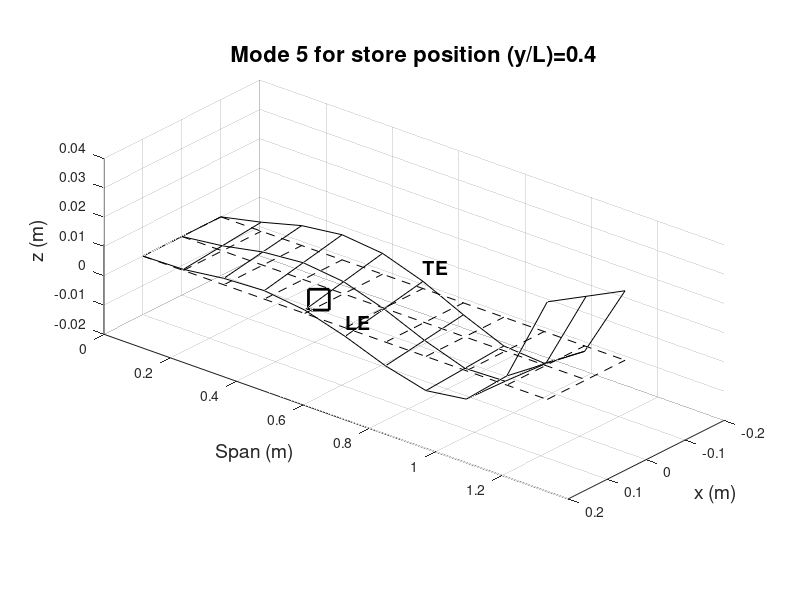
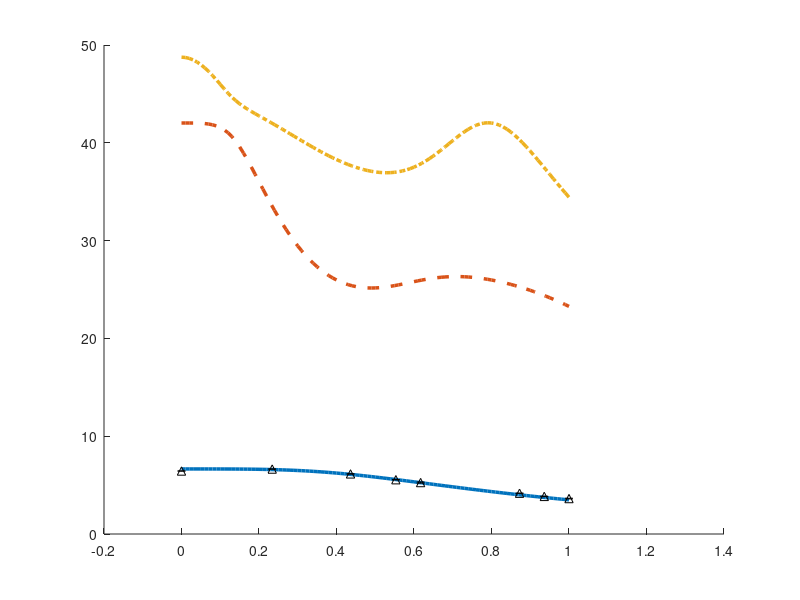

The MATLAB source for these figures, in order: (Note: this script raises an error after producing the figures.)
clc
clear

%%
% wing parameters
mw = 1.5818 ;                   % mass of the wing
c = 0.2032 ;                    % chord length 
b = c/2 ;                       % half chord
L = 1.2192 ;                    % length of the wing
EA = 0.437*c ;                  % position of elastic axis
IA = 0.454*c ;                  % position of inertial axis
x_b = IA-EA ;                   % 
EI = 404.76 ;                   % flexural rigidity of wing (Nm^2)
GJ = 199.076 ;                  % torsional rigidity of wing (Nm^2/rad)
mbar = mw/L ;                   % mass per unit length of wing (kg/m)
Iwing = 4.349e-3/L ;            % wing pitch moment of inertia (kg m^2/m)
rho = mbar/(pi*b*b*32.6) ;      

% parameters for wing store 4 
ms = 0.636*mw ;                    % store 4 mass, kg
xs = 0.625 ;                       % position of store ahead of Elastic Axis, m
Is = 1.91*Iwing*L ;                % pitch inertia of store about centre , kg m^2
x = xs*b ;

% store position at 100 points along span
 for int_pos = 1:1:101
    Ls = (int_pos-1).*(L/100) ;
    % calculate Delta, Deltas, B, C, D and T matrices.
    % setup functions for bending, 3 bending and 2 torsion modes
    y_L = 0:0.01:1 ;
    N = 3 ;                                                      % assume as a first test the bending 
    M = 2 ;                                                      % and torsion modes

    for i=1:N
        psi_i = (y_L).^(i+1) ;                                      % ith bending function for wing
        psi_i_store = (Ls/L).^(i+1) ;                               % ith bending funtion for store
        psi_i_double = ((i*(i+1))/L.^2).*((y_L).^(i-1)) ;           % ith bending function second derivative (psi'')
        for j = 1:N
           psi_j = (y_L).^(j+1) ;                                   % jth bedning function of wing
           psi_j_store = (Ls/L).^(j+1) ;                            % jth bending mode of store
           psi_j_double = ((j*(j+1))/L.^2).*((y_L).^(j-1)) ;        % jth wing bending function second derivative (psi'') 
           % Del, Dels and B matrices
           Del(i,j) = (L-0)*trapz(y_L,psi_i.*psi_j) ;              % Delta for wing
           Dels(i,j) = psi_i_store.*psi_j_store ;                  % Delta for store
           B(i,j) = (L-0)*trapz(y_L,psi_i_double.*psi_j_double) ;  % 
        end
    end
    % setup i and j torsion for wing and store, 2 torsion modes
    for i=1:M
        phi_i = (y_L).^i ;                                          % ith torsional function for wing
        phi_i_store = (Ls/L).^i ;                                   % ith torsional function for store
        phi_i_single = ((i)/(L)).*((y_L).^(i-1)) ;                  % ith torsional function first derivative (phi')
        for j = 1:M
            phi_j = (y_L).^j ;                                          % jth torsional function for wing 
            phi_j_store = (Ls/L).^j ;                                   % jth torsional function for store
            phi_j_single = ((j)/(L)).*((y_L).^(j-1)) ;                  % jth torsional function first derivative (phi')
            % D, D_store and T matrices
            D(i,j) = (L-0)*trapz(y_L, phi_i.*phi_j) ;                       % D matrix for wing
            D_s(i,j) = phi_i_store.*phi_j_store ;                           % D matrix for store
            T(i,j) = (L-0)*trapz(y_L, phi_i_single.*phi_j_single) ;         % T matrix
        end
    end
    % Define functions for i bending and j torsion to determine C matrix
    for i=1:N
        psi_i = (y_L).^(i+1) ;                                      % ith bending function for wing
        psi_i_store = (Ls/L).^(i+1) ;                               % ith bending funtion for store
        psi_i_double = ((i*(i+1))/L.^2).*((y_L).^(i-1)) ;           % ith bending function second derivative (psi'')
        for j = 1:M
            phi_j = (y_L).^j ;                                      % jth torsional function for wing
            phi_j_store = (Ls/L).^j ;                               % jth torsional function for store 
            phi_j_single = ((j)/(L)).*((y_L).^(j-1)) ;              % jth torsional function first derivative (phi')
            % C and C_store matrices
            C(i,j) = (L-0)*trapz(y_L, psi_i.*phi_j) ;
            C_s(i,j) = psi_i_store.*phi_j_store ;
        end
    end

% Expressions for wing and store mass matrix
Mwing = [   mbar*Del,   -mbar*x_b*C   ;
         -mbar*x_b*(C'),  Iwing*D   ] ;

Mstore = [    ms*Dels,     ms*xs*b*C_s   ; 
           ms*xs*b*(C_s'),   Is*D_s   ]   ;

%Determince expression for the stiffness matrix, unaffected by the addition of a store
K = [    EI*B,      zeros(N,M)  ;
     (zeros(N,M))',    GJ*T   ] ;

% Total mass matrix achieved by combining the mass matrices of store and wing
    Mt = Mwing + Mstore ;

% Determine natural frequencies
    [V,Lambda] = eig(K,Mt) ;
    
    % We only want to save the eigenvectors at 11 specific points along the span.
    if int_pos == 1
        Vout(:,:,1) = V ;                   % Save the Ls = 0 (clean wing) case as index 1
        
    elseif mod(int_pos-1, 10) == 0
        store_idx = (int_pos-1)/10 + 1 ;    % For int_pos 11, 21, 31... calculate the corresponding index (2 through 11)
        Vout(:,:,store_idx) = V ;           % Save the 5x5 eigenvector matrix into the 3D Vout array
    end

    omega = sqrt(diag(Lambda)) ;            % rad/s frequency
    f(:,int_pos) = omega/(2*pi) ;           % transforms the Frequency from radians to Hz
end
    % Data from NACA TN1594 for plotting
  
    %Deflection and twist of the elastic axis create 11 store positions along span
    y_L=0:0.1:1;
    % select mode
    mode = 5 ;
    % select store position
    store_pos = 5 ;
    EA_z = zeros(1,length(y_L)) ;
    theta_EA = zeros(1,length(y_L)) ;
    % Determine the amount of bending
    for j = 1:N
        a = 0.01*Vout(j,mode,store_pos) ;
        psi_j = (y_L).^(j+1) ;
        EA_z = EA_z + psi_j*a ;
    end
    % Determine the amount of twist
    for j = N+1:(M+N)
        b = 0.01*Vout(j,mode,store_pos) ;
        phi_j = (y_L).^(j-N) ;
        theta_EA = theta_EA+(phi_j*b)*(180/pi) ;
    end

% Geometry --------------------------------------------------------------------------------------------------------------

    % Determine leading edge and trailing edge x and z coordinates
    Lead_x = 0.1 ;
    Lead_z= 0 ;
    Trail_x = -0.1 ; 
    Trail_z = 0 ;
    Store_x = 0 ;
    Store_z = 0 ;
       
    % Calculate physical span locations
    y_span = L * y_L; 

    % Calculate the deformed coordinates for the whole wing (Using cosd and sind because theta_EA is in degrees)
    x_LE = Lead_x * cosd(theta_EA);
    z_LE = Lead_x * sind(theta_EA) + EA_z;
    
    x_TE = Trail_x * cosd(theta_EA);
    z_TE = Trail_x * sind(theta_EA) + EA_z;
    
    x_EA = zeros(1, length(y_L));
    z_EA = EA_z;

%% Experimental Data

data = [
    0,     0,        6.45, 39.2   47.3    ;
    0,     0,        6.43, 39.2   39.2    ;
    11,    0.234043, 6.64, 30.41, 40      ;
    11,    0.234043, 6.64, 30.15, 40.21   ;
    20.5,  0.43617,  6.14, 35.6,  35.6    ; 
    20.5,  0.43617,  6.15, 35.6,  35.6    ;
    26,    0.553191, 5.56, 33.69, 24.27   ; 
    26,    0.553191, 5.54, 34,    22.91   ;
    29,    0.617021, 5.22, 35.1,  24.74   ;
    29,    0.617021, 5.3,  36.11, 24.63   ;
    41,    0.87234,  4.17, 38.5,  23.9    ;
    41,    0.87234,  4.17, 38.3,  23.9    ;
    44,    0.93617,  3.86, 35.83, 23.59   ;
    44,    0.93617,  3.86, 36,    23.59   ;
    44,    0.93617,  3.83, 35.8,  23.38   ;
    44,    0.93617,  3.8,  25.64, 23.33   ;
    44,    0.93617,  3.84, 35.83, 23.29   ;
    44,    0.93617,  3.87, 36.35, 23.52   ;
    47,    1,        3.65, 34.35, 22.5    ;
    47,    1,        3.68, 34.25, 22.5    ;
    47,    1,        3.59, 33.13, 20.63   ;
    47,    1,        3.62, 33.74, 22.6    ;
    47,    1,        3.59, 33.74, 22.02   ;
    47,    1,        3.61, 34.09, 22.83 ] ;

store_pos_in = data(:, 1);
store_pos_yL = data(:, 2);
exp_B1 = data(:, 3);            % experimental data for first bending 
exp_B2 = data(:, 4);            % experimental data for second bending 
exp_T  = data(:, 5);            % experimental data for torsion

% Find the unique y/L positions
[unique_yL, ~, idx] = unique(store_pos_yL);

% Calculate the Mean for each unique position
mean_B1 = accumarray(idx, exp_B1, [], @mean);
mean_B2 = accumarray(idx, exp_B2, [], @mean);
mean_T  = accumarray(idx, exp_T,  [], @mean);

% Calculate the Standard Deviation (Error) for each unique position
std_B1 = accumarray(idx, exp_B1, [], @std);
std_B2 = accumarray(idx, exp_B2, [], @std);
std_T  = accumarray(idx, exp_T,  [], @std);

%% 3D PLOT --------------------------------------------------------------------------------------------------------------

    figure;
    hold on;
    grid on;
    view(-35, 300) ;                  % Sets the 3D viewing angle to match your reference image
    
    % rigid wing 
    plot3([Lead_x Lead_x], [0 L], [0 0], '--k');                    % Leading Edge
    plot3([Trail_x Trail_x], [0 L], [0 0], '--k');                  % Trailing Edge
    plot3([0 0], [0 L], [0 0], '--k');                              % Elastic Axis
    
    % plot chordwise ribs
    for i = 1:length(y_L)
        plot3([Lead_x, Trail_x], [y_span(i), y_span(i)], [0, 0], '--k');
    end

    % deformed wing 
    plot3(x_LE, y_span, z_LE, '-k'); % Deformed Leading Edge
    plot3(x_TE, y_span, z_TE, '-k'); % Deformed Trailing Edge
    plot3(x_EA, y_span, z_EA, '-k'); % Deformed Elastic Axis
    
    % plot chordwise ribs
    for i = 1:length(y_L)
        plot3([x_LE(i), x_TE(i)], [y_span(i), y_span(i)], [z_LE(i), z_TE(i)], '-k');
    end

    % text denoting leading and trailing edges
    text(x_LE(6), y_span(6), z_LE(6) + 0.005, 'LE', 'FontSize', 14, 'FontWeight', 'bold');    % Index 6 corresponds to 50% 
    text(x_TE(6), y_span(6), z_TE(6) + 0.005, 'TE', 'FontSize', 14, 'FontWeight', 'bold');    % span (y/L = 0.5)

    % store marker
    y_store = y_span(store_pos);                                    % Calculate store 
    x_store_rot = x * cosd(theta_EA(store_pos));                    % location on the 
    z_store = x * sind(theta_EA(store_pos)) + EA_z(store_pos);      % deformed wing
    
    % plot the store as a large square 's' marker
    plot3(x_store_rot, y_store, z_store, 'sk', 'MarkerSize', 15, 'LineWidth', 2);

    % figure formatting 
    
    % force desired view angle 
    view(130, 25) ;
    
    % axis labels
    xlabel('x (m)', 'FontSize', 14);
    ylabel('Span (m)', 'FontSize', 14);
    zlabel('z (m)', 'FontSize', 14);

    % axis limits 
    xlim([-0.2, 0.2]);
    ylim([0, 1.4]);
    
    % make the 3D bounding box rectangular
    pbaspect([1 2.5 0.8]);              % [x-width, y-length, z-height]. This makes Span 2.5x visually longer than Chord.
    
    % title based on selected mode and store position
    title_str = sprintf('Mode %d for store position (y/L)=%.1f', mode, y_L(store_pos));
    title(title_str, 'FontSize', 16, 'FontWeight', 'bold');
   
    hold off;

%% 2D Frequency plot 

% sort frequencies at every spanwise station from lowest to highest
f_sorted = sort(f, 1);          % ensures F1 is always the lowest line, F2 is the middle, etc

% create x-axis array for computed lines 
x_span = 0:0.01:1;

figure;
hold on;

% plot the computed lines (rows 1, 2, and 3 of f_sorted)
plot(x_span, f_sorted(1,:), '-', 'LineWidth', 2.5, 'DisplayName', 'Computed F1');   % Solid
plot(x_span, f_sorted(2,:), '--', 'LineWidth', 2.5, 'DisplayName', 'Computed F2');  % Dashed
plot(x_span, f_sorted(3,:), '-.', 'LineWidth', 2.5, 'DisplayName', 'Computed F3');  % Dash-Dot

% Plot the experimental data markers with ERROR BARS
% Syntax: errorbar(x, y, error, 'LineStyle', 'none', 'Marker', ...)
errorbar(unique_yL, mean_B1, std_B1, '^k', 'MarkerSize', 10, 'LineWidth', 1, 'DisplayName', 'Experimental 1B');
errorbar(unique_yL, mean_B2, std_B2, 'ok', 'MarkerSize', 10, 'LineWidth', 1, 'DisplayName', 'Experimental 2B');
errorbar(unique_yL, mean_T, std_T, 'sk', 'MarkerSize', 10, 'LineWidth', 1, 'DisplayName', 'Experimental 1T');

% figure formatting 
xlabel('Store position (y/L)', 'FontSize', 16);
ylabel('Frequency [Hz]', 'FontSize', 16);
title('First 3 modal frequencies vs Store Position', 'FontSize', 18, 'FontWeight', 'bold');

% axis limits
xlim([0 1]);
ylim([0 50]);

grid on
grid minor
legend('Location', 'northeast', 'FontSize', 12, "Position", [0.8118 0.7876 0.1616, 0.1796]);

% clean up the axes 
box off;
set(gca, 'FontSize', 12, 'TickDir', 'in');
hold off;
